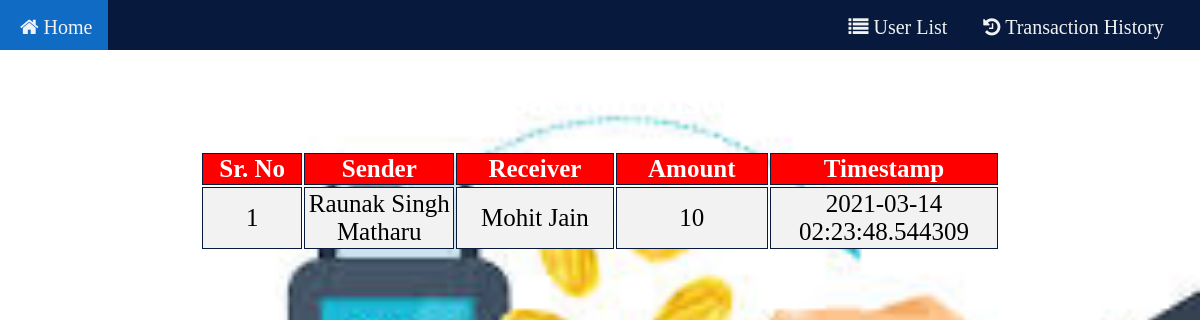
/transaction.php, run on the app's committed database.
### tables this page shows
CREATE TABLE `trans` (
  `transaction id` int(20) NOT NULL,
  `sender` varchar(20) NOT NULL,
  `reciever` varchar(20) NOT NULL,
  `amount` float NOT NULL,
  `date_time` timestamp(6) NOT NULL DEFAULT current_timestamp(6) ON UPDATE current_timestamp(6)
);

### transaction.php (the view, shortened to what this page needs)
<!DOCTYPE html>
<html>
<head>
<link rel="stylesheet" href="https://cdnjs.cloudflare.com/ajax/libs/font-awesome/4.7.0/css/font-awesome.min.css">
	<link rel="stylesheet" type="text/css" href="navbar.css">
</head>
<body>
    <div id="navbar">
    <a class="hi" href="index.php"><i class="fa fa-home"></i> Home</a>
    <a class="hello" href="table.php"><i class="fa fa-list"></i> User List</a>
    <a class="bye" href="transaction.php"><i class="fa fa-history"></i> Transaction History</a>
    </div>
	<?php include'connection.php' ?>
	<h1>Transaction History</h1>
	<table class="middle">
    <thead>
        <tr>
        <th>Sr. No</th>
            <th>Sender</th>
            <th>Receiver</th>
            <th>Amount</th>
            <th>Timestamp</th>
        </tr>
    </thead>
    <tbody>
		<?php $sql = "SELECT * FROM trans";
        $result = mysqli_query($conn, $sql);?>
    	<?php while( $row = mysqli_fetch_array($result)) : ?>
		<tr>
            <td><?php echo $row['transaction id']; ?></td>
            <td><?php echo $row['sender']; ?></td>
            <td><?php echo $row['reciever']; ?></td>
            <td><?php echo $row['amount']; ?></td>
            <td><?php echo $row['date_time']; ?> </td>
        </tr>
        <?php endwhile ?>
    </tbody>
	</table>
</body>
</html>

### navbar.css (style rules this page uses)
#navbar { overflow: hidden; background-color: #071a3d; height: 50px; font-size: 35px; }
#navbar a { float: left; display: block; color: #f2f2f2; text-align: center; padding: 16px; text-decoration: none; padding-left: 20px; }
.hello { margin-left: 20px; float: right; }
.bye { margin-right: 20px; float: right; }
.hi { margin-right: 700px; float: right; }

### transaction.php (style rules this page uses)
table { width: 800px; height: 100px; color: black; font-size: 20px; border-color: white; }
tr, th, td { border: 1px solid #071a3d ; width: 800px; }
th,td { text-align: center; width: 800px; }
th { background-color: red ; color: white; width: 800px; }
body { margin: 0; background-repeat: no-repeat; background-size: cover; }
.middle { margin-left: auto; margin-right: auto; width: 800px; }
h1 { text-align: center; font-size: 40px; color: white; }
a { color: white; font-size:20px; }
tr { font-size:25px; border: 2px solid black; background-color: #f2f2f2; }

### data on the page
trans: transaction id "1", sender "Raunak Singh Matharu", reciever "Mohit Jain", amount "10", date_time "2021-03-14 02:23:48.544309"
